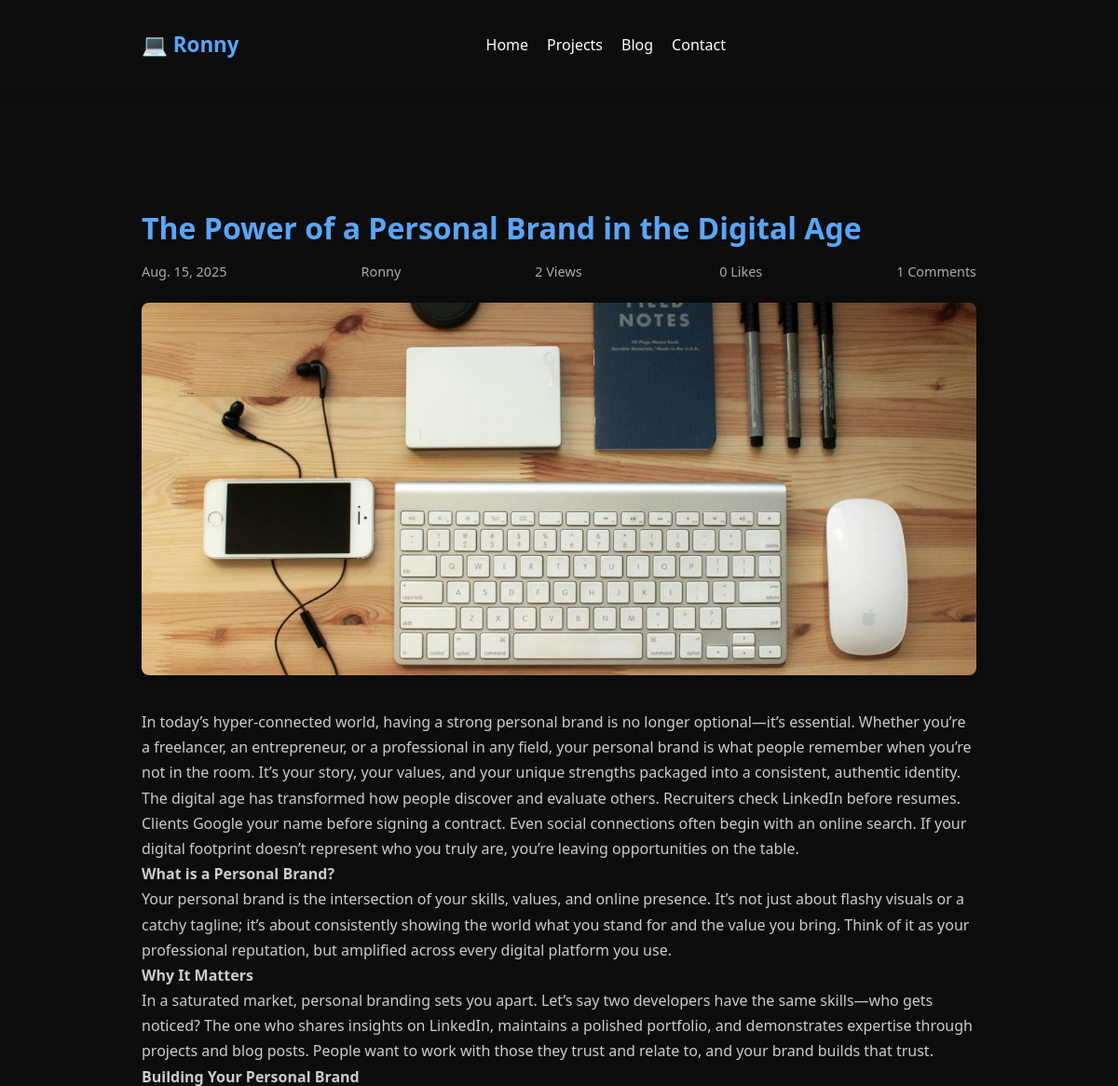
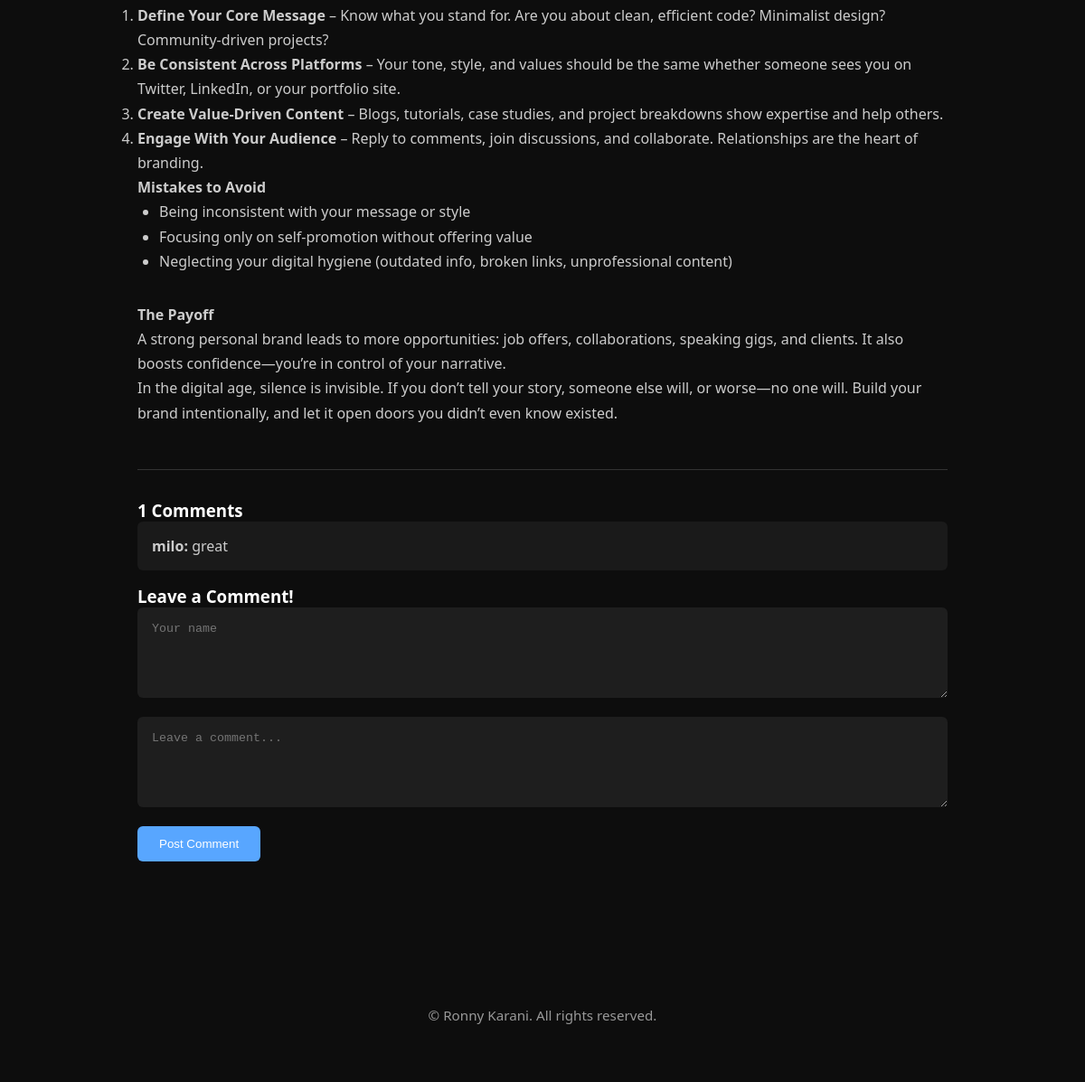
/blog/the-power-of-a-personal-brand-in-the-digital-age/ (signed in), run on the app's committed database (2 pictures, top to bottom).
### core/models.py (models this page shows, shortened)
class BlogPost(models.Model):
    title = models.CharField(max_length=200)
    slug = models.SlugField(unique=True, blank=True)
    excerpt = models.TextField(blank=True)
    content = RichTextUploadingField()
    image = models.ImageField(upload_to='blogs/')
    author = models.CharField(max_length=100, default="Ronny")
    created_at = models.DateField(auto_now_add=True)
    views = models.PositiveIntegerField(default=0)
    likes = models.PositiveIntegerField(default=0)
    def save(self, *args, **kwargs):
        if not self.slug:
            self.slug = slugify(self.title)
        if not self.excerpt:
            plain_text = self.content.replace("<p>", "").replace("</p>", "")  # remove HTML tags roughly
            self.excerpt = Truncator(plain_text).words(30)  # first 30 words
        super().save(*args, **kwargs)

class Comment(models.Model):
    name = models.CharField(max_length=100)
    content = models.TextField()
    created_at = models.DateTimeField(auto_now_add=True)
    project = models.ForeignKey(Project, on_delete=models.CASCADE, null=True, blank=True, related_name="comments")
    blog = models.ForeignKey(BlogPost, on_delete=models.CASCADE, null=True, blank=True, related_name="comments")

### core/views.py (the view, shortened to what this page needs)
# urls.py: path('blog/<slug:slug>/', views.blog_detail, name='blog_detail'),
def blog_detail(request, slug):
    blog = get_object_or_404(BlogPost, slug=slug)
    session_key = f"viewed_blog_{blog.pk}"
    if not request.session.get(session_key):
        blog.views = (blog.views or 0) + 1
        blog.save()
        request.session[session_key] = True
    comments = blog.comments.order_by('-created_at') if hasattr(blog, 'comments') else []
    return render(request, 'blog_details.html', {'blog': blog, 'comments': comments})

### templates/blog_details.html (shortened to what this page needs)
{% extends "base.html" %}
{% load static %}
{% block content %}
<main class="section blog-details">
  <div class="container">
    <h1 class="blog-title">{{ blog.title }}</h1>
    <div class="blog-meta">
      <span> {{ blog.created_at }}</span>
      <span> {{ blog.author }}</span>
      <span> {{ blog.views }} Views</span>
      <span>
        <form method="POST" style="display:inline;">
          <span class="like-count">{{ blog.likes }} Likes</span>
        </form>
      </span>
      <span> {{ blog.comments.count }} Comments</h3></span>
    </div>
    <img src="{{ blog.image.url }}" alt="{{ blog.title }}" class="blog-detail-image"/>
    <article class="blog-content">
      {{ blog.content|safe }}
    </article>
<div class="blog-comments">
  <h3> {{ blog.comments.count }} Comments</h3>
  {% for comment in comments %}
    <div class="comment"><p><strong>{{ comment.name }}:</strong> {{ comment.content }}</p></div>
  {% empty %}
    <p>No comments yet.</p>
  {% endfor %}
  <h3> Leave a Comment!</h3>
   <form method="POST" class="comment-form">
    <div class="form-group">
      <textarea type="text" name="name" placeholder="Your name" class="form-textarea" required></textarea>
    </div>
    <div class="form-group">
      <textarea name="content" placeholder="Leave a comment..." class="form-textarea" required></textarea>
    </div>
    <button type="submit" name="comment" class="btn btn-primary">
       Post Comment
    </button>
  </form>
</div>
  </div>
</main>
{% endblock %}

### static/css/style.css (style rules this page uses)
* { margin: 0; padding: 0; box-sizing: border-box; }
body { font-family: 'Segoe UI', sans-serif; background-color: #0d0d0d; color: #ffffff; overflow-x: hidden; }
h1 { font-size: 2.5rem; margin-bottom: 1rem; }
.container { max-width: 960px; margin: auto; padding: 2rem; }
.blog-meta { font-size: 0.85rem; color: #999; display: flex; justify-content: space-between; margin-bottom: 1rem; }
.blog-details { padding-top: 6rem; padding-bottom: 4rem; }
.blog-title { font-size: 2rem; color: #58a6ff; margin-bottom: 1rem; }
.blog-meta { font-size: 0.9rem; color: #aaa; display: flex; flex-wrap: wrap; gap: 1rem; margin-bottom: 1.5rem; }
.blog-detail-image { width: 100%; border-radius: 8px; margin-bottom: 2rem; max-height: 400px; object-fit: cover; box-shadow: 0 0 10px rgba(0,0,0,0.2); }
.blog-content { font-size: 1rem; color: #ccc; line-height: 1.7; }
.blog-content ul { margin-left: 1.5rem; margin-bottom: 2rem; }
.blog-comments { margin-top: 3rem; padding-top: 2rem; border-top: 1px solid #333; }
.comment { background: #1a1a1a; padding: 1rem; border-radius: 6px; margin-bottom: 1rem; color: #ccc; }
.comment-form textarea { width: 100%; padding: 1rem; border-radius: 6px; border: none; background: #1e1e1e; color: #fff; resize: vertical; min-height: 100px; margin-bottom: 1rem; }
.comment-form button { background: #58a6ff; color: #fff; border: none; padding: 0.75rem 1.5rem; border-radius: 6px; cursor: pointer; }
.comment-form textarea { width: 100%; padding: 1rem; border-radius: 6px; border: none; margin-bottom: 1rem; background: #1e1e1e; color: #fff; resize: vertical; min-height: 100px; }
.comment-form button { background: #58a6ff; color: #fff; border: none; padding: 0.75rem 1.5rem; border-radius: 6px; cursor: pointer; transition: background 0.3s ease; }

### data on the page
BlogPost: title "The Power of a Personal Brand in the Digital Age", created_at "Aug. 15, 2025", author "Ronny", views "2", likes "0", comments.count "1", image (picture), content "In today’s hyper-connected world, having a strong personal brand is no longer optional—it’s essential. Whether you’re a freelancer, an entrepreneur, or a professional in any field, your personal brand is what people remember when you’re not in the room. It’s your story, your values, and your unique strengths packaged into a consistent, authentic identity. The digital age has transformed how people discover and evaluate others. Recruiters check LinkedIn before resumes. Clients Google your name before signing a contract. Even social connections often begin with an online search. If your digital footprint doesn’t represent who you truly are, you’re leaving opportunities on the table. What is a…"
Comment: name "milo", content "great"
